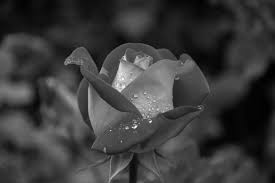
#> input picture IP/Images/gray_image.jpg, 275 x 183 px
$ python 04_histogram.py
#> lines starting #> are read from the running program, lines starting #| are printed output that depends on the picture
# Practical 4
# Python program to Perform histogram equalization

import cv2

image = cv2.imread('Images/gray_image.jpg')
#> image is the input picture: shape (183, 275, 3); min 0, max 253, mean 58.9

if image is None:
    print("Error: Image not found or unable to load.")
    exit()

gray_image = cv2.cvtColor(image, cv2.COLOR_BGR2GRAY)
equalized_image = cv2.equalizeHist(gray_image)
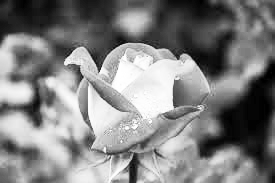
#> equalized_image: shape (183, 275); min 0, max 255, mean 128.6

cv2.imshow('Original Grayscale Image', gray_image)
cv2.imshow('Equalized Image', equalized_image)

cv2.waitKey(0)
cv2.destroyAllWindows()
